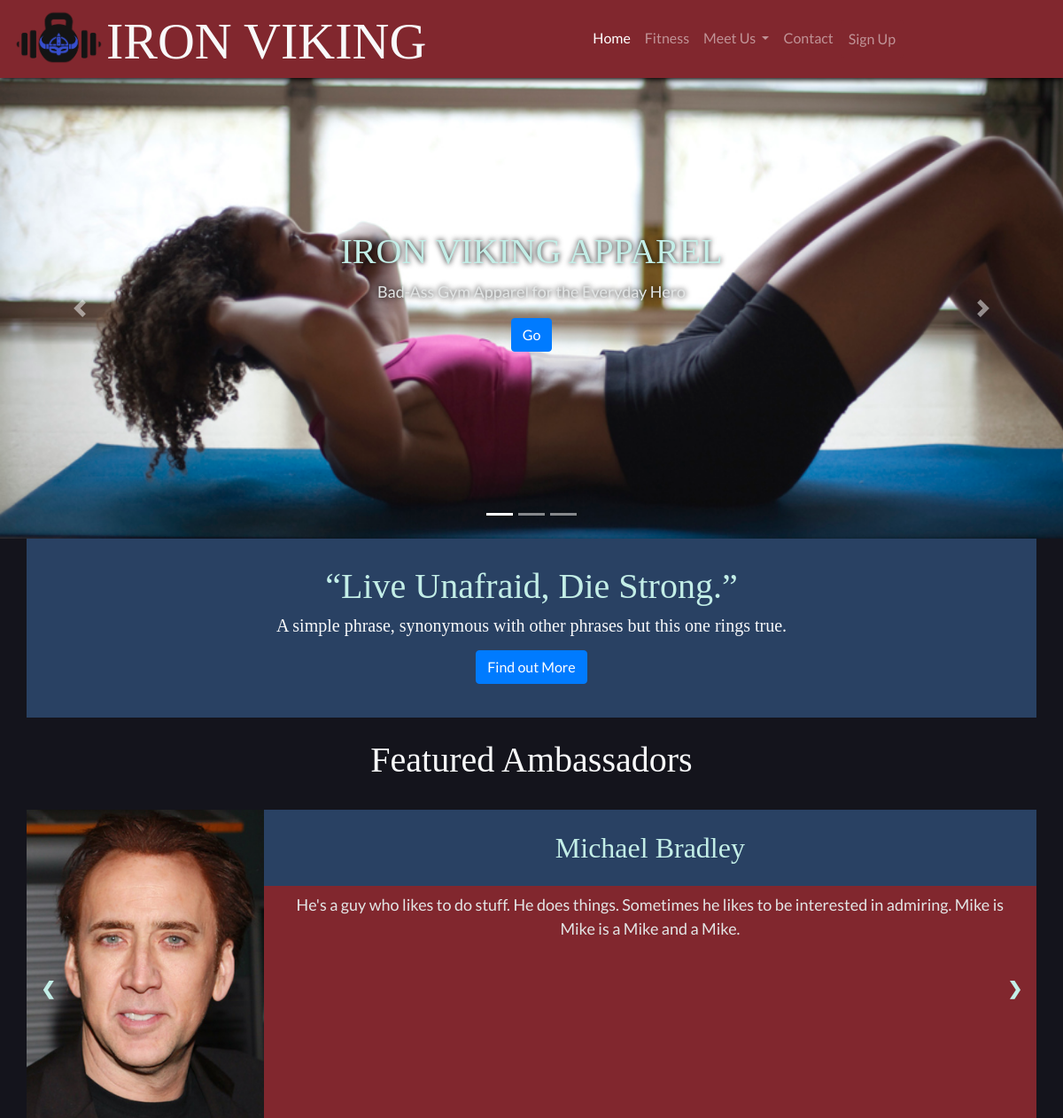
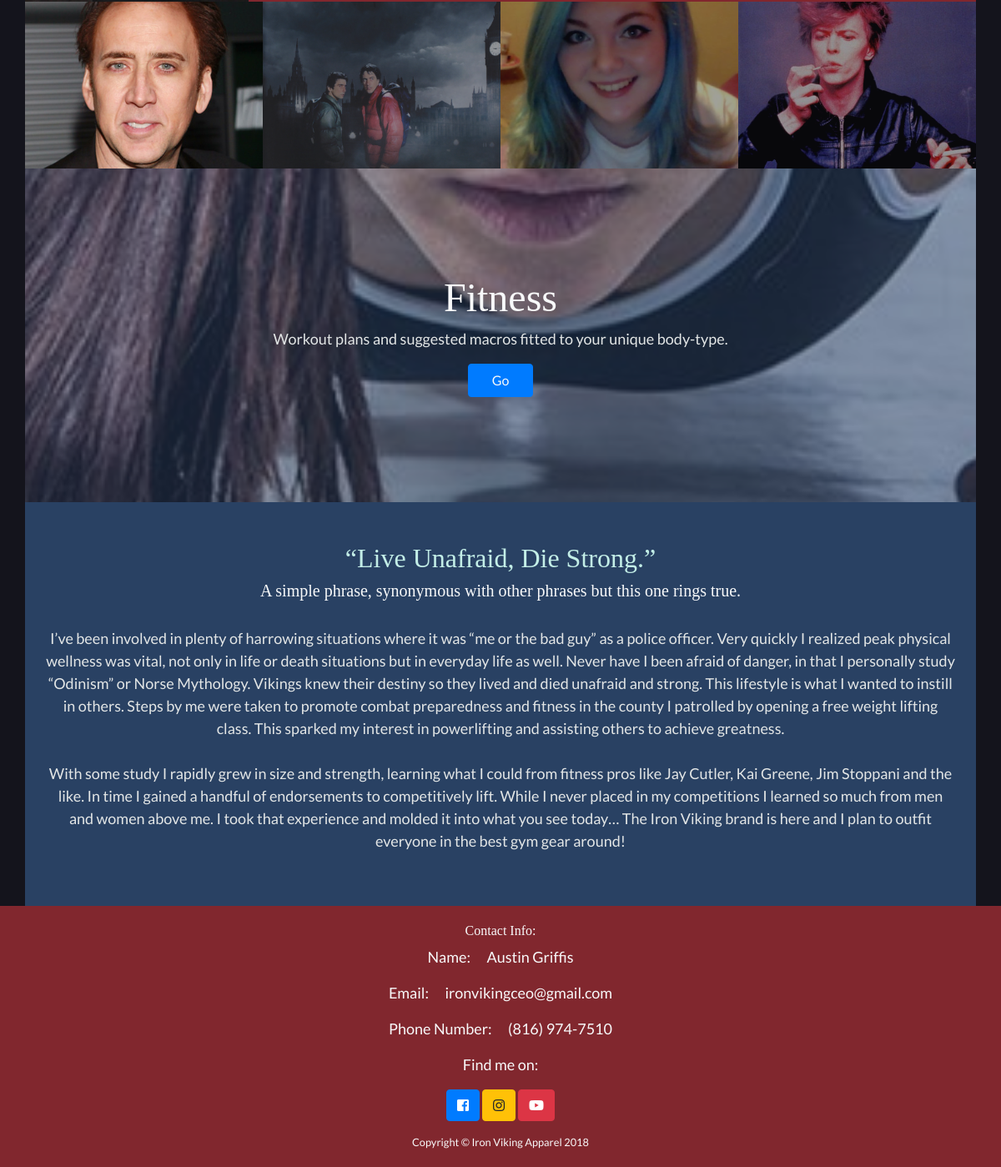
The page / on the database its author committed (2 pictures, top to bottom).
### ambassadors/models.py (models this page shows, shortened)
class Ambassador(models.Model):
	name = models.CharField("Ambassador Name*", max_length = 40)
	about = models.TextField("About*", max_length = 2000)
	berserker_or_shieldmaiden = models.CharField("Berserker or Shieldmaiden*?", max_length = 12, choices = B_OR_S)
	image = models.ImageField("Profile Picture", upload_to='media/', null=True)
	ambassador_start = models.DateField("Date They Became an Ambassador*", default = datetime.date.today)
	ambassador_end = models.DateField("Date They Were no Longer an Ambassador", null = True, blank = True, help_text = "Leave blank if they're still an ambassador")
	still_an_ambassador = models.BooleanField("Still an Ambassador?", default = True)
	is_featured = models.BooleanField("Would you like them Featured?", default = True)

### mainsite/views.py (the view)
# urls.py: path('', views.index, name='index'),
def index(request):
	return render(request, 'mainsite/index.html', dict({'is_home':active},**returnIncludes()))

### ambassadors/ambassadorFunctions.py (called while the page is built)
def get_featured_ambassadors():
	featured_ambassadors = Ambassador.objects.filter(is_featured = True)
	featured_ambassadors = featured_ambassadors.order_by('?')[:4]
	return featured_ambassadors

### mainsite/frequentIncludes.py (called while the page is built)
def returnIncludes():
		i = 0;
		a_list = list(af.get_featured_ambassadors())
		listList = []
		a_key = "ambassador_list"
		for a in a_list:
			listList.append([a_list[i],i])
			i += 1
		includes = {a_key: a_list}
		return includes

### mainsite/templates/mainsite/index.html (shortened to what this page needs)
{% extends 'mainsite/foundation.html' %}
{% block content %}
		{% load static %}
		  <div id="carouselExampleIndicators" class="carousel slide carousel-fade" data-ride="carousel">
		    <ol class="carousel-indicators">
		      <li data-target="#carouselExampleIndicators" data-slide-to="0" class="active"></li>
		      <li data-target="#carouselExampleIndicators" data-slide-to="1"></li>
			  <li data-target="#carouselExampleIndicators" data-slide-to="2"></li>
		    </ol>
		    <div class="carousel-inner bg-dark">
		      <div class="carousel-item active">
		        <img class="d-flex h-100 align-items-center justify-content-center carousel-img" src="{% static 'mainsite/assets/carousel2.jpg' %}" alt="First slide">
				<div class="carousel-caption h-100 d-flex justify-content-center align-items-center">
					<div class="carousel-caption-text-container">
					    <h1 class="text-muted text-shadow">IRON VIKING APPAREL</h1>
					    <p class="text-secondary text-shadow">Bad-Ass Gym Apparel for the Everyday Hero</p>
						<a class="btn btn-primary">Go</a>
					</div>
				  </div>
			  </div>
		    </div>
		    <a class="carousel-control-prev" href="#carouselExampleIndicators" role="button" data-slide="prev">
		      <span class="carousel-control-prev-icon" aria-hidden="true"></span>
		    </a>
		    <a class="carousel-control-next" href="#carouselExampleIndicators" role="button" data-slide="next">
		      <span class="carousel-control-next-icon" aria-hidden="true"></span>
		    </a>
		  </div>
		  <div class="container">
			  <section class="row text-center bg-secondary text-light">
					<div class="col-12"  id="first-section">
					  	<h1 class="text-muted">“Live Unafraid, Die Strong.”</h1>
						<h4 class="text-light lead">A simple phrase, synonymous with other phrases but this one rings true.</h4>
						<a class="btn btn-primary my-2" href="#live-unafraid">Find out More</a>
					</div>
			  </section>
			{% include 'ambassadors/ambassadors.html' %}
			<section class="row">
				<div class="col-12" id="fitness-col">
					<div id="fitness-img">
						<div class="trans-bg d-flex align-items-center justify-content-center text-light">
							<div class="caption text-center d-block">
								<h1 id="fitness-header">Fitness</h1>
								<p class="text-secondary">Workout plans and suggested macros fitted to your unique body-type.</p>
								<a href="#" class="btn btn-primary text-light fitness-btn">Go</a>
							</div>
						</div>
					</div>
				</div>
			</section>
			{% include 'misc/bio.html' %}
		  </div>
{% endblock %}

### mainsite/templates/mainsite/foundation.html (shortened to what this page needs)
<!DOCTYPE html>
<html lang="en">
<head>
  {% load static %}
  <link rel="stylesheet" href="https://stackpath.bootstrapcdn.com/bootstrap/4.1.0/css/bootstrap.min.css">
  <link rel="stylesheet" type="text/css" title="Main" href="{% static 'mainsite/styles.css' %}">
  <link rel="stylesheet" type="text/css" title="Main" href="{% static 'mainsite/modalStyle.css' %}">
  <link rel="stylesheet" href="https://use.fontawesome.com/releases/v5.0.10/css/all.css">
<body>
  <div class="main-cont bg-dark">
	  <header id="headerid">
		  <nav class="navbar navbar-expand-lg navbar-dark bg-primary">
		    <a class="navbar-brand" href="{% url 'mainsite:index' %}">
				<img id="nav-logo" class="logo" src="{% static 'mainsite/assets/logo-transparent3.png' %}" alt="Iron Viking Logo">
				<span class="logo-text-container text-light">IRON VIKING</span>
			</a>
			    <div class="collapse navbar-collapse" id="navbarNavDropdown">
			      <ul class="navbar-nav">
			        <li class="nav-item {{is_home}}">
			          <a class="nav-link" href="{% url 'mainsite:index' %}">Home</a>
				  </li>
					<li class="nav-item {{is_fitness}}">
			          <a class="nav-link" href="{% url 'macrocalculator:fitness' %}">Fitness</a>
			        </li>
					<li class="nav-item dropdown {{is_about}}">
						<a class="nav-link dropdown-toggle" href="#" id="meetUsDropdown" data-toggle="dropdown" aria-haspopup="true" aria-expanded="false">
						  Meet Us
						</a>
					</li>
					<li class="nav-item {{is_contact}}">
			          <a class="nav-link" href="#go-footer">Contact</a>
				  </li>
				   <li class="nav-item">
					 <button class="nav-link bg-primary btn" id="myBtn">Sign Up</button>
				   </li>
			      </ul>
			</div>
		  </nav>
	  </header>
	  <main>
		{% block content %}
		{% endblock %}
	  </main>
	  <footer id="go-footer" class="bg-primary text-light text-center">
		<h6>Contact Info:</h6>
		<div><p>Name: <span class="ml-3">Austin Griffis</span></p></div>
		<div><p>Email: <span class="ml-3">ironvikingceo@gmail.com</span></p></div>
		<div><p>Phone Number: <span class="ml-3">(816) 974-7510</span></p></div>
		<div><p>Find me on:</p></div>
		<div class="social-media-row">
			<a href="https://www.facebook.com/ironvikingapparel/?modal=admin_todo_tour" class="btn btn-primary"><i class="fab fa-facebook-square"></i></a>
			<a href="https://www.instagram.com/ironvikingceo/?hl=en" class="btn btn-warning"><i class="fab fa-instagram"></i></a>
			<a href="https://www.youtube.com/channel/UCTmHUwIkQoQSxRINs6waVog" class="btn btn-danger"><i class="fab fa-youtube"></i></a>
		</div>
		<small class="mt-3">Copyright &#169; Iron Viking Apparel 2018</small>
	  </footer>
  </div>
</body>
</html>

### ambassadors/templates/ambassadors/ambassadors.html (shortened to what this page needs)
{% load static %}
<link rel="stylesheet" href="{% static 'ambassadors/ambassador_app.css' %}">
<section class="row">
	<div class="col-12 text-center text-light bg-dark py-4">
		<h1>Featured Ambassadors</h1>
	</div>
</section>
<section class="row">
	<div class="col-12 amb-app-cont">
		<div class="img-gal-cont">
		 {% for ambassador in ambassador_list %}
			 <div id="amb-img{{ambassador.id}}" class="mySlides bg-primary">
				<div class="img-cont d-flex justify-content-center big-img-cont">
			   		<img class="amb-img" src="{{ambassador.image.url}}" alt="{{ambassador.name}}">
				</div>
				<div class="caption-container text-center">
					<div class="bg-secondary cap-head-cont">
		   		    	<h2 class="text-muted py-3 py-md-4">{{ambassador.name}}</h2>
					</div>
					<p class="text-secondary px-4">{{ambassador.about}}</p>
	   		 	</div>
			 </div>
		 {% endfor %}
		 <a class="prev text-muted" onclick="showSlides(-1)">&#10094;</a>
		 <a class="next text-muted" onclick="showSlides(1)">&#10095;</a>
		 <div class="img-gal-row d-flex bg-dark">
			 {% for ambassador in ambassador_list %}
			 <div class="column d-flex col-3 justify-content-center">
				 <div class="img-cont gal-img-cont">
			  		<img id="amb-thumb{{ambassador.id}}" class="demo cursor amb-thumb"
					src="{{ambassador.image.url}}"
					onclick="showSlides('amb-img{{ambassador.id}}')"
					alt="{{ambassador.name}}">
				</div>
			</div>
	 		{% endfor %}
		 </div>
		</div>
	</div>
</section>

### mainsite/templates/misc/bio.html
		<section id="live-unafraid" class="row">
			<div class="col-xs-12 text-center bg-secondary p-2 py-sm-5 px-sm-4">
				<h2 class="text-muted">“Live Unafraid, Die Strong.”</h2>
				<h4 class="text-light lead">A simple phrase, synonymous with other phrases but this one rings true.</h4><br>
				<p class="text-secondary">I’ve been involved in plenty of harrowing situations where it was “me or the bad guy” as a police officer. Very quickly I realized peak physical wellness was vital, not only in life or death situations but in everyday life as well. Never have I been afraid of danger, in that I personally study “Odinism” or Norse Mythology. Vikings knew their destiny so they lived and died unafraid and strong. This lifestyle is what I wanted to instill in others. Steps by me were taken to promote combat preparedness and fitness in the county I patrolled by opening a free weight lifting class. This sparked my interest in powerlifting and assisting others to achieve greatness. <br><br>With some study I rapidly grew in size and strength, learning what I could from fitness pros like Jay Cutler, Kai Greene, Jim Stoppani and the like. In time I gained a handful of endorsements to competitively lift. While I never placed in my competitions I learned so much from men and women above me. I took that experience and molded it into what you see today… The Iron Viking brand is here and I plan to outfit everyone in the best gym gear around!</p>
			</div>
		</section>

### mainsite/static/mainsite/styles.css (style rules this page uses)
body, img, div, header, main { margin: 0; }
body { font-family: lato, sans-serif!important; }
p { font-size: 18px; }
.bg-primary { background-color: #81272E!important; }
.bg-secondary { background-color: #294163!important; }
.bg-dark { background-color: #14141c!important; }
.text-secondary { color: #E3E6E6!important; }
.text-muted { color: #C3EEE7!important; }
.text-shadow { text-shadow: 0 0 6px black; }
.logo-text-container, h1, h2, h3, h4, h5, h6 { font-family: 'Alfa Slab One', cursive!important; }
header { position: fixed; z-index: 100; width: 100%; box-shadow: 0px 2px 6px black; }
.logo-text-container { display: none; }
.logo { width: 75px; margin: -15px 0; vertical-align: middle; }
.carousel-inner { height: 65vh; }
.carousel-item { height: 100%; justify-content: center; }
.carousel-img { height: 100%; margin: auto; }
#first-section { margin: 30px 0; }
.img-cont { overflow: hidden; max-height: 100%; }
#fitness-header { font-size: 48px; }
#fitness-col { padding: 0; height: 50vh; }
.trans-bg { background-color: rgba(41,65,99,.5); width: 100%; height: 100%; }
#fitness-img { background: url("assets/fitness1.jpg"); background-position: center; background-repeat: no-repeat; background-size: cover; width: 100%; height: 100%; padding: 0!important; margin: 0; }
.fitness-btn { padding: 7px 28px!important; }
footer { display: flex; flex-direction: column; justify-content: center; text-align: center; align-items: center; padding: 20px 0; }
@media (min-width: 576px) { header { position: absolute; } }
@media (min-width: 576px) { .logo { width: 100px; margin: -10px 0; } }
@media (min-width: 576px) { .logo-text-container { width: 100%; display: inline-block; vertical-align: middle; font-size: 36px; } }
@media (min-width: 576px) { #fitness-img { background-attachment: fixed; } }
@media (min-width: 768px) { .logo-text-container { font-size: 58px; margin: -12px 0 -15px; } }
@media (min-width: 992px) { .navbar-collapse { display: flex!important; justify-content:center!important; } }
@media (min-width: 992px) { .navbar-brand { padding-top: 10px!important; } }
@media (min-width: 992px) { .logo { margin: -25px 0; } }
@media (min-width: 992px) { .logo-text-container { margin: -15px 0; } }

### ambassadors/static/ambassadors/ambassador_app.css (style rules this page uses)
.img-gal-cont { position: relative; }
.cap-head-cont { width: 100%; }
.amb-img { max-height: 500px; object-fit: cover; }
.amb-thumb { height: 150px; }
.mySlides { height: 400px; display: none; flex-direction: column; justify-content:flex-start; width: 100%; }
.cursor { cursor: pointer; }
.prev, .next { cursor: pointer; position: absolute; top: 40%; width: auto; padding: 16px; margin-top: -50px; color: white; font-weight: bold; font-size: 20px; border-radius: 0 3px 3px 0; user-select: none; -webkit-user-select: none; }
.next { right: 0; border-radius: 3px 0 0 3px; }
.amb-thumb { opacity: 0.6; object-fit: cover; object-position: center; }
.amb-thumb,.gal-img-cont { min-width: 100%; }
.amb-app-cont, .img-gal-cont, .column { padding: 0!important; margin: 0; }
.active, .demo:hover { opacity: 1; }
@media (min-width: 576px) { .mySlides { flex-direction: row; justify-content: flex-start; height: 350px; } }
@media (min-width: 576px) { .big-img-cont { max-width: 40%; } }
@media (min-width: 576px) { .caption-container { min-width: 60%; width: 100%; } }
@media (min-width: 768px) { .amb-thumb { height: 200px; } }

### rows shown on the page
Ambassador: image (picture), name "Michael Bradley", about "He's a guy who likes to do stuff. He does things. Sometimes he likes to be interested in admiring. Mike is Mike is a Mike and a Mike."
Ambassador: image (picture)
Ambassador: image (picture)
Ambassador: image (picture)
